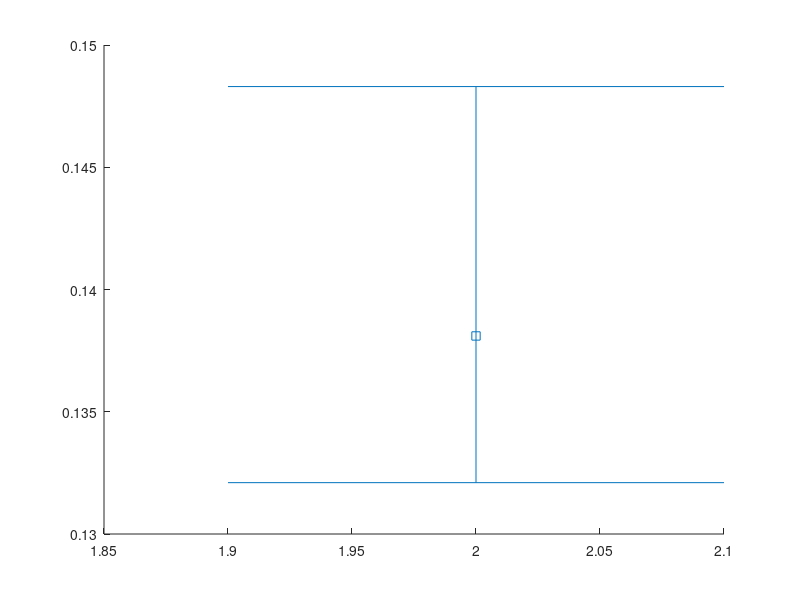

This figure's MATLAB source: (Note: this script raises an error after producing the figure.)

geckoID=[681, 682, 731, 732, 735, 763, 772, 773];
% peak_length=[];
% for i=1:8
%     i=i
%     q=3;
%     gecko=geckoID(i);
%     [gecko_disk,ROI,f_resize]=CutGeckoImageToDisk(gecko);
%     threshold=0;
%     [binary_gecko_disk,adjusted_mean,adjusted_sigma]=BinarizeProcessedGeckoImage(gecko_disk,ROI,threshold);
%     %threshold=adjusted_mean-adjusted_sigma;
%     PL=[];
%     bigROI=increase_res(ROI,q);
%     low=round((adjusted_mean-1.25*adjusted_sigma));
%     high=round((adjusted_mean-.75*adjusted_sigma));
%     for threshold=low:high
%         threshold
%         [binary_gecko_disk,adjusted_mean,adjusted_sigma]=BinarizeProcessedGeckoImage(gecko_disk,ROI,threshold);
%         binary_gecko_disk=increase_res(binary_gecko_disk,q);
%         b=bwconvhull(binary_gecko_disk,'objects');
%         PL=[PL,find_peak_lengths_binary_disk(b,bigROI,f_resize*q)];
%     end
%     peak_length(i,1)=mean(PL)
%     peak_length(i,2)=std(PL)
%     peak_length(i,3)=min(PL)
%     peak_length(i,4)=max(PL)
% end




% %varying threshold by 25% of sigma
% peak_length4=[0.1373    0.0038
%     0.1510    0.0048
%     0.1695    0.0028
%     0.1853    0.0148
%     0.1932    0.0113
%     0.1460    0.0033
%     0.1420    0.0025
%     0.2161    0.0224];

peak_length4=[0.1381    0.0039    0.1321    0.1483
    0.1513    0.0047    0.1443    0.1601
    0.1694    0.0029    0.1648    0.1739
    0.1908    0.0119    0.1747    0.2066
    0.1992    0.0054    0.1896    0.2055
    0.1463    0.0036    0.1416    0.1531
    0.1427    0.0019    0.1399    0.1467
    0.2228    0.0214    0.1904    0.2721];

%rectangles
peak_length3=[0.1154    0.0068
    0.1194    0.0052
    0.1221    0.0026
    0.1490    0.0165
    0.1282    0.0106
    0.1265    0.0016
    0.1156    0.0011
    0.1679    0.0060];

fourier_length=[681.0000    0.2156    0.0266    0.0223
  682.0000    0.2037    0.0270    0.0410
  731.0000    0.2144    0.0199    0.0277
  732.0000    0.2077    0.0475    0.0289
  735.0000    0.2309    0.0482    0.0396
  763.0000    0.1944    0.0216    0.0273
  772.0000    0.1951    0.0631    0.0373
  773.0000    0.2630    0.0307    0.0678];



gecko_order=[1,7,6,2,3,4,5,8];

figure(2)

hold off
for j=1:8
i=gecko_order(j);
%errorbar(2*j,peak_length1(i,1),peak_length1(i,2),'sk','LineWidth',2)
lower=peak_length4(i,1)-peak_length4(i,3)
upper=peak_length4(i,4)-peak_length4(i,1)
errorbar(2*j,peak_length4(i,1),lower,upper,'s','LineWidth',2,'Color','k')
hold on
%errorbar(2*j,peak_length3(i,1),peak_length3(i,2),'sr','LineWidth',2)
errorbar(2*j+.25,fourier_length(i,2),fourier_length(i,3),'s','LineWidth',2,'Color',[.5,.5,.5])
end
ylim([0.0,.45])
xlim([0.5,17.5])
set(gca,'FontSize',16)
set(gca,'XTick',2:2:18)
set(gca,'XTickLabel',{geckoID(gecko_order)})
ylabel('Measured Pattern Wavelength')
xlabel('Gecko ID')

% figure(3)
% mean_peak_length
% hold off
% for j=1:8
% i=gecko_order(j);
% %errorbar(2*j,peak_length1(i,1),peak_length1(i,2),'sk','LineWidth',2)
% errorbar(2*j,peak_length4(i,1),peak_length4(i,2),'sk','LineWidth',2)
% hold on
% %errorbar(2*j,peak_length3(i,1),peak_length3(i,2),'sr','LineWidth',2)
% errorbar(2*j+.25,fourier_length(i,2),fourier_length(i,3),'sb','LineWidth',2)
% end
% ylim([0.0,.45])
% xlim([0,19])
% set(gca,'FontSize',16)
% set(gca,'XTick',2:2:18)
% set(gca,'XTickLabel',{geckoID(gecko_order)})
% ylabel('Measured Pattern Wavelength')
xlabel('Gecko ID')